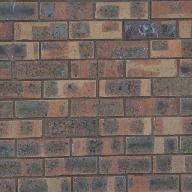
%> input picture 180050038_180050091_203050010_projectImageQuilting/input/synthesis/bricks.jpg, 192 x 192 px
$ octave texture_synthesis.m   (GNU Octave 9; MATLAB toolbox functions it lacks are replaced by stand-ins)
%> lines starting %> are read from the running program, lines starting %| are printed output that depends on the picture; in (x1, y1, x2, y2) boxes, pixels count from 0 and x2, y2 are one past the last pixel; in counts of white or black regions, pixels touching at a corner belong together; the program's own positions count from 1
img = im2double(imread('../input/synthesis/bricks.jpg'));

mag = 2;
width = 50;
overlap = 17;

inp_texture = rgb2gray(img);
[m,n] = size(inp_texture);
%> m = 192; n = 192
m_new = ceil(m*mag/width)*width+overlap;
%> m_new = 417
n_new = ceil(n*mag/width)*width+overlap;
%> n_new = 417
out_texture = zeros(m_new,n_new);
out_img = zeros(m_new,n_new,3);
block_len = width+overlap;

%intialisation
out_texture(1:block_len,1:block_len) = inp_texture(1:block_len,1:block_len);
out_img(1:block_len,1:block_len,:) = img(1:block_len,1:block_len,:);

%for first row
i = 1;
mask = zeros(block_len,block_len);
mask(:,1:overlap)=1;
for j = 2:ceil(n*mag/width)
    new_block = out_texture((i-1)*width+1:(i-1)*width+block_len,(j-1)*width+1:(j-1)*width+block_len);
    sq_input = conv2(inp_texture.*inp_texture,rot90(mask,2),'valid');
    last_part = 2*conv2(inp_texture,rot90(new_block,2),'valid');
    errors = sum(new_block.*new_block,'all')+sq_input-last_part;
    mini = abs(min(errors,[],'all'));
    [x,y] = find(errors <= mini*1.1);
    rand_num = randi([1 length(x)],1);
    updated_block = inp_texture(x(rand_num):x(rand_num)+block_len-1,y(rand_num):y(rand_num)+block_len-1);
    newout_part = img(x(rand_num):x(rand_num)+block_len-1,y(rand_num):y(rand_num)+block_len-1,:);

    e_vals=(new_block-double(updated_block)).^2;
    e_vals=e_vals(:,1:overlap);
    E_vals=zeros(width+overlap,overlap);
    E_vals(1,:)=e_vals(1,:);
    argmins=zeros(width+overlap,overlap);
    path_chosen=zeros(width+overlap,overlap);
    for i1 = 2:block_len
        tempor_1=zeros(3,overlap);
        tempor_1(1,:)=[inf,E_vals(i1-1,1:overlap-1)];
        tempor_1(2,:)=E_vals(i1-1,:);
        tempor_1(3,:)=[E_vals(i1-1,2:overlap),inf];
        tempor_1=tempor_1+e_vals(i1,:);
        [E_vals(i1,:),argmins(i1,:)]=min(tempor_1);
    end

    path_chosen(argmins==2)=0;
    path_chosen(argmins==1)=-1;
    path_chosen(argmins==3)=1;
    bound=zeros(block_len,block_len);
    [useless1,min_index]=min(E_vals(block_len,:));
    bound(block_len,1:min_index)=1;
    for i2=block_len-1:-1:1
        bound(i2,1:min_index+path_chosen(i2+1,min_index))=1;
        min_index=min_index+path_chosen(i2+1,min_index);
    end

    img_bound = repmat(bound,[1 1 3]);
    final_block = new_block.*bound + double(updated_block).*(1-bound);
    out_texture((i-1)*width+1:i*width+overlap,(j-1)*width+1:j*width+overlap) = final_block;
    out_img((i-1)*width+1:i*width+overlap,(j-1)*width+1:j*width+overlap,:) = out_img((i-1)*width+1:i*width+overlap,(j-1)*width+1:j*width+overlap,:).*(img_bound)+double(newout_part).*(1-img_bound);
end
%> this loop made 7 passes
%> (mini, x, y, useless1) on passes 1, 2, 4, 5, 6, 7: (1.14e-13, 1, 51, 0), (3.41e-13, 1, 101, 0), (0, 81, 66, 0), (1.14e-13, 81, 116, 0), (5.16, [5; 5; 5; 5; 102; 102; 44; 44; 44], [65; 66; 67; 68; 73; 74; 78; 79; 80], 0.0547), (3.79, 44, 126, 0.00568)
%> (mini, useless1) on pass 3: (6.89, 0.0708)
%> pass 1, `img_bound = repmat(bound,[1 1 3]);`:
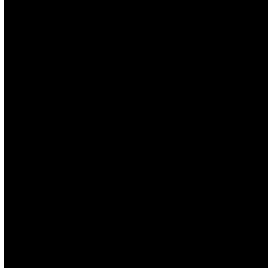
%> img_bound: size 67x67x3 double (shown 4 times larger); values 0 (black) and 1 (white), 1.5% white in thin lines or dots, all inside (x1, y1, x2, y2) = (0, 0, 1, 67)
%> after the loop: bound: size 67x67 double; values 0 (black) and 1 (white), 15.9% white; 1 white region, box (x1, y1, x2, y2) and area: (0, 0, 17, 67) 713
%> after the loop: out_img: size 417x417x3 double; mean R, G, B 0.0738, 0.0645, 0.0597
%> after the loop:
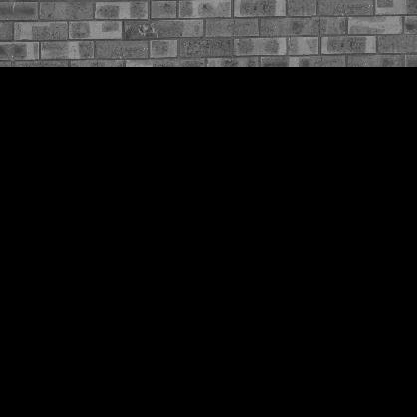
%> out_texture: size 417x417 double; min 0, max 0.667, mean 0.0668
%> after the loop, tempor_1 = 17 columns, first 8: [Inf 0.0103 0.0101 0.0131 0.00996 0.00573 0.00819 0.00869; 0.00989 0.00862 0.0102 0.0111 0.00958 0.00571 0.00816 0.0103; 0.00818 0.00873 0.00823 0.0107 0.00956 0.00568 0.00977 0.0212]

%for first column
j = 1;
mask = zeros(block_len,block_len);
mask(1:overlap,:)=1;
for i = 2:ceil(m*mag/width)
    new_block = out_texture((i-1)*width+1:(i-1)*width+block_len,(j-1)*width+1:(j-1)*width+block_len);
    sq_input = conv2(inp_texture.*inp_texture,rot90(mask,2),'valid');
    last_part = 2*conv2(inp_texture,rot90(new_block,2),'valid');
    errors = sum(new_block.*new_block,'all')+sq_input-last_part;
    mini = abs(min(errors,[],'all'));
    [x,y] = find(errors <= mini*1.1);
    rand_num = randi([1 length(x)],1);
    updated_block = inp_texture(x(rand_num):x(rand_num)+block_len-1,y(rand_num):y(rand_num)+block_len-1);
    newout_part = img(x(rand_num):x(rand_num)+block_len-1,y(rand_num):y(rand_num)+block_len-1,:);

    yes1=(double(updated_block)-new_block).^2;
    %e_vals is the value which stores the square of difference
    %between two overlap patches.
    e_vals=transpose(yes1(1:overlap,:));
    %E_vals stores the min error boundary cut penalty values
    E_vals=zeros(width+overlap,overlap);
    E_vals(1,:)=e_vals(1,:);
    %argmins gives the index that we choose at each point
    %path_chosen consists of information of where to travle from
    %the rpesent pixel i.e either left or right or bottom.
    argmins=zeros(width+overlap,overlap);
    path_chosen=zeros(width+overlap,overlap);
    for i1 = 2:block_len
        tempor_1=zeros(3,overlap);
        tempor_1(1,:)=[inf,e_vals(i1-1,1:overlap-1)];
        tempor_1(2,:)=e_vals(i1-1,:);
        tempor_1(3,:)=[e_vals(i1-1,2:overlap),inf];
        tempor_1=tempor_1+e_vals(i1,:);
        [E_vals(i1,:),argmins(i1,:)]=min(tempor_1);
    end

    path_chosen(argmins==2)=0;
    path_chosen(argmins==1)=-1;
    path_chosen(argmins==3)=1;
    %bound stores information about which pixels belong to the
    %present adding patch.
    bound=zeros(block_len,block_len);
    bound1=zeros(block_len,overlap);
    [useless1,min_index]=min(E_vals(block_len,:));
    bound1(block_len,1:min_index)=1;
    for i2=block_len-1:-1:1
        bound1(i2,1:min_index+path_chosen(i2+1,min_index))=1;
        min_index=min_index+path_chosen(i2+1,min_index);
    end
    bound(1:overlap,:)=transpose(bound1);

    img_bound = repmat(bound,[1 1 3]);
    final_block = new_block.*bound + double(updated_block).*(1-bound);
    out_texture((i-1)*width+1:i*width+overlap,(j-1)*width+1:j*width+overlap) = final_block;
    out_img((i-1)*width+1:i*width+overlap,(j-1)*width+1:j*width+overlap,:) = out_img((i-1)*width+1:i*width+overlap,(j-1)*width+1:j*width+overlap,:).*(img_bound)+double(newout_part).*(1-img_bound);
end
%> this loop made 7 passes
%> (mini, x, y, useless1) on passes 1, 2, 4, 5, 7: (2.84e-13, 51, 1, 0), (1.71e-13, 101, 1, 0), (4.31, [65; 65; 65; 65; 65; 65; 6; 6; 6; 6; 6; 64; 64; 64; 102], [1; 2; 3; 4; 5; 6; 17; 18; 21; 22; 23; 47; 48; 49; 103], 0.000629), (5.12e-13, 114, 47, 0), (4.8, [60; 60; 60; 117; 117; 117; 117; 97; 97; 97; 97; 97; 97], [31; 32; 36; 73; 74; 75; 76; 92; 93; 100; 101; 102; 103], 0.000276)
%> (mini, useless1) on pass 3: (5.78, 6.7e-05)
%> pass 1, `sq_input = conv2(inp_texture.*inp_texture,rot90(mask,2),'valid');`:
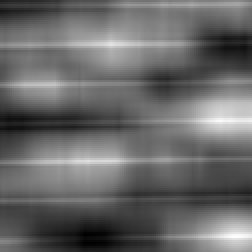
%> sq_input: size 126x126 double (shown 2 times larger); min 158.9, max 270.9, mean 205; drawn with min black and max white
%> pass 1, `newout_part = img(x(rand_num):x(rand_num)+block_len-1,y(rand_num):y(ra..`:
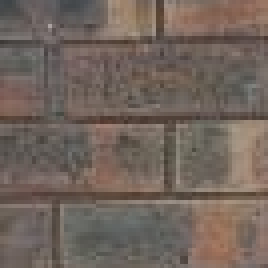
%> newout_part: size 67x67x3 double (shown 4 times larger); mean R, G, B 0.446, 0.394, 0.362
%> after the loop: bound: size 67x67 double; values 0 (black) and 1 (white), 4.1% white; 1 white region, box (x1, y1, x2, y2) and area: (0, 0, 67, 6) 182
%> after the loop: out_img: size 417x417x3 double; mean R, G, B 0.134, 0.117, 0.109
%> after the loop:
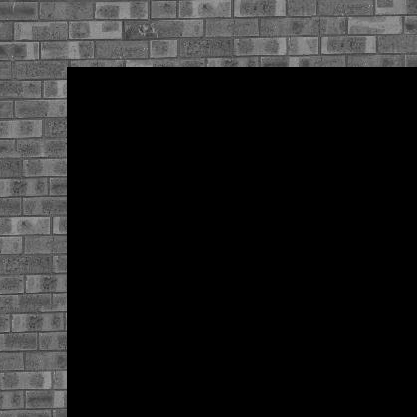
%> out_texture: size 417x417 double; 13.49% of pixels changed, all inside (x1, y1, x2, y2) = (0, 67, 67, 417)
%> after the loop, tempor_1 = 17 columns, first 8: [Inf 0.000276 0.00548 0.00554 0.0226 0.0161 0.0256 0.00506; 0.000331 0.00131 0.00639 0.00913 0.022 0.018 0.0214 0.00253; 0.00136 0.00221 0.00998 0.00856 0.0239 0.0138 0.0189 0.00279]

%remaining image
mask = zeros(block_len,block_len);
mask(1:overlap,:)=1;
mask(:,1:overlap)=1;
for i = 2:ceil(m*mag/width)
    for j = 2:ceil(n*mag/width)
        new_block = out_texture((i-1)*width+1:(i-1)*width+block_len,(j-1)*width+1:(j-1)*width+block_len);
        sq_input = conv2(inp_texture.*inp_texture,rot90(mask,2),'valid');
        last_part = 2*conv2(inp_texture,rot90(new_block,2),'valid');
        errors = sum(new_block.*new_block,'all')+sq_input-last_part;
        mini = abs(min(errors,[],'all'));
        [x,y] = find(errors <= mini*1.1);
        rand_num = randi([1 length(x)],1);
        updated_block = inp_texture(x(rand_num):x(rand_num)+block_len-1,y(rand_num):y(rand_num)+block_len-1);
        newout_part = img(x(rand_num):x(rand_num)+block_len-1,y(rand_num):y(rand_num)+block_len-1,:);

        yes1=(double(updated_block)-new_block).^2;
        e_vals1=yes1(:,1:overlap);
        E_vals1=zeros(block_len,overlap);
        E_vals1(block_len,:)=e_vals1(block_len,:);
        argmins1=zeros(width+overlap,overlap);
        path_chosen1=zeros(width+overlap,overlap);
        for i1 = block_len-1:-1:1
            tempor_1=zeros(3,overlap);
            tempor_1(1,:)=[inf,e_vals1(i1+1,1:overlap-1)];
            tempor_1(2,:)=e_vals1(i1+1,:);
            tempor_1(3,:)=[e_vals1(i1+1,2:overlap),inf];
            tempor_1=tempor_1+e_vals1(i1,:);
            [E_vals1(i1,:),argmins1(i1,:)]=min(tempor_1);
        end

        path_chosen1(argmins1==2)=0;
        path_chosen1(argmins1==1)=-1;
        path_chosen1(argmins1==3)=1;
        e_vals2=transpose(yes1(1:overlap,:));
        E_vals2=zeros(block_len,overlap);
        E_vals2(block_len,:)=e_vals2(block_len,:);
        argmins2=zeros(width+overlap,overlap);
        path_chosen2=zeros(width+overlap,overlap);
        for i1 = block_len-1:-1:1
            tempor_1=zeros(3,overlap);
            tempor_1(1,:)=[inf,e_vals2(i1+1,1:overlap-1)];
            tempor_1(2,:)=e_vals2(i1+1,:);
            tempor_1(3,:)=[e_vals2(i1+1,2:overlap),inf];
            tempor_1=tempor_1+e_vals2(i1,:);
            [E_vals2(i1,:),argmins2(i1,:)]=min(tempor_1);
        end

        path_chosen2(argmins2==2)=0;
        path_chosen2(argmins2==1)=-1;
        path_chosen2(argmins2==3)=1;
        E_vals_com=E_vals1(1:overlap,:)+E_vals2(1:overlap,:);
        [useless1,ind_val]=min(diag(E_vals_com));
        bound=zeros(block_len,block_len);
        bound(1:ind_val,1:ind_val)=1;
        min_index=ind_val;
        for i2=ind_val+1:block_len
            bound(i2,1:min_index+path_chosen1(i2-1,min_index))=1;
            min_index=min_index+path_chosen1(i2-1,min_index);
        end
        min_index=ind_val;
        for i2=ind_val+1:block_len
            bound(1:min_index+path_chosen1(i2-1,min_index),i2)=1;
            min_index=min_index+path_chosen2(i2-1,min_index);
        end

        img_bound = repmat(bound,[1 1 3]);
        final_block = new_block.*bound + double(updated_block).*(1-bound);
        out_texture((i-1)*width+1:i*width+overlap,(j-1)*width+1:j*width+overlap) = final_block;
        out_img((i-1)*width+1:i*width+overlap,(j-1)*width+1:j*width+overlap,:) = out_img((i-1)*width+1:i*width+overlap,(j-1)*width+1:j*width+overlap,:).*(img_bound)+double(newout_part).*(1-img_bound);

    end
end
%> bound: size 67x67 double; values 0 (black) and 1 (white), 33.9% white; 1 white region, box (x1, y1, x2, y2) and area: (0, 0, 67, 67) 1520
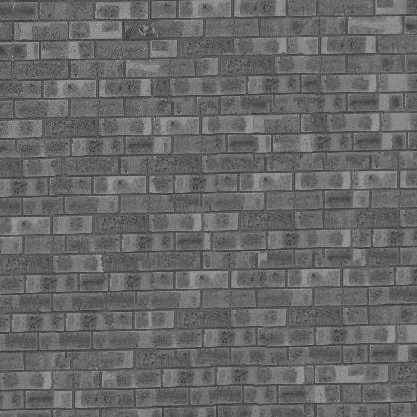
%> out_texture: size 417x417 double; min 0.184, max 0.667, mean 0.408
%> after the loop, tempor_1 = 17 columns, first 8: [Inf 0.0111 0.0127 0.00675 0.00229 0.000999 0.00132 0.00101; 0.00379 0.0125 0.0101 0.00499 0.00259 0.00175 0.00106 0.00242; 0.00522 0.00985 0.00834 0.0053 0.00334 0.00148 0.00248 0.00458]

imshow(img); truesize; figure
final_img = out_img(1:m_new-overlap,1:n_new-overlap,:);
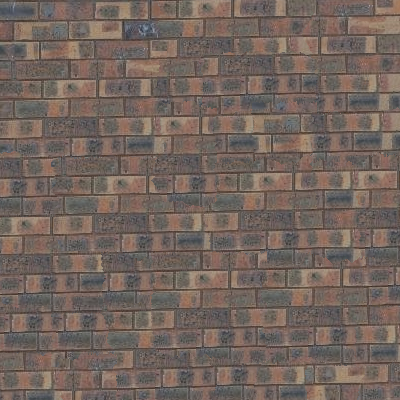
%> final_img: size 400x400x3 double; mean R, G, B 0.451, 0.395, 0.366
imshow(final_img);

$ run again, with 180050038_180050091_203050010_projectImageQuilting/input/synthesis/apples.jpg copied over 180050038_180050091_203050010_projectImageQuilting/input/synthesis/bricks.jpg
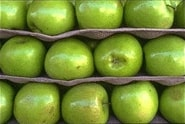
%> input picture 180050038_180050091_203050010_projectImageQuilting/input/synthesis/apples.jpg, 185 x 124 px
%> the loop `for j = 2:ceil(n*mag/width)` made 7 passes
%> (mini, x, y, useless1) on passes 1 to 7: (3.41e-13, 1, 51, 0), (2.27e-13, 1, 101, 0), (9.42, [1; 2; 1; 2; 1; 2], [96; 96; 97; 97; 98; 98], 0.0627), (8.39, [1; 2; 1; 2; 1; 2], [93; 93; 94; 94; 95; 95], 0.102), (10.3, [2; 3; 3], [93; 93; 94], 0.117), (10.35, [3; 4; 4], [93; 93; 94], 0.0986), (11.13, [56; 56; 5; 5], [59; 60; 92; 93], 0.145)
%> after the loop `for j = 2:ceil(n*mag/width)`: tempor_1 = 17 columns, first 8: [Inf 0.306 0.189 0.154 0.164 0.159 0.151 0.15; 0.35 0.214 0.153 0.154 0.167 0.153 0.151 0.15; 0.259 0.179 0.153 0.158 0.162 0.153 0.151 0.151]
%> the loop `for i = 2:ceil(m*mag/width)` made 4 passes
%> (mini, x, y, useless1) on passes 1 to 4: (2.27e-13, 51, 1, 0), (7.23, [11; 12], [64; 64], 0.000234), (9.08, [10; 11; 12; 10; 11], [93; 93; 93; 94; 94], 0.000479), (5.9, 58, 94, 3.72e-05)
%> after the loop `for i = 2:ceil(m*mag/width)`:
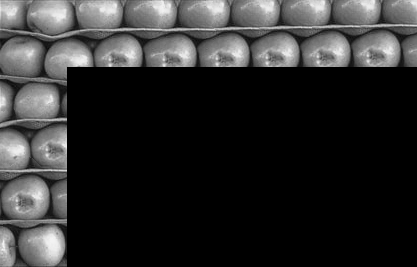
%> out_texture: size 267x417 double; min 0, max 0.961, mean 0.179
%> after the loop `for i = 2:ceil(m*mag/width)`: tempor_1 = 17 columns, first 8: [Inf 0.00274 0.00325 0.00409 0.00144 3.72e-05 0.00118 0.00114; 0.00255 0.000987 0.00321 0.00495 4.83e-05 8.94e-05 0.00213 0.000522; 0.000794 0.000955 0.00408 0.00356 0.000101 0.00104 0.00151 0.000689]
%> after the loop `for i = 2:ceil(m*mag/width)`: tempor_1 = 17 columns, first 8: [Inf 6.51e-05 0.00134 0.00647 0.0157 0.0256 0.043 0.0593; 6.48e-05 0.000495 0.00386 0.0133 0.0187 0.0327 0.0516 0.0662; 0.000494 0.00301 0.0106 0.0163 0.0258 0.0412 0.0584 0.073]
%> `final_img = out_img(1:m_new-overlap,1:n_new-overlap,:);`:
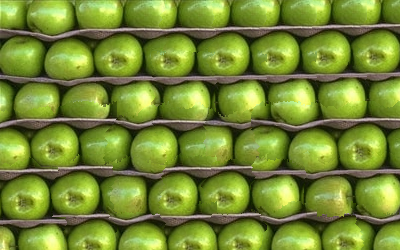
%> final_img: size 250x400x3 double; mean R, G, B 0.458, 0.535, 0.204

$ run again, with 180050038_180050091_203050010_projectImageQuilting/input/synthesis/chocolate.jpg copied over 180050038_180050091_203050010_projectImageQuilting/input/synthesis/bricks.jpg
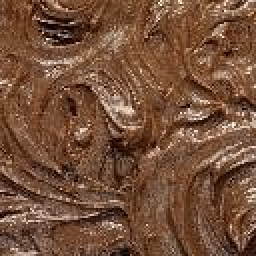
%> input picture 180050038_180050091_203050010_projectImageQuilting/input/synthesis/chocolate.jpg, 128 x 128 px (shown 2 times larger)
%> the loop `for j = 2:ceil(n*mag/width)` made 5 passes
%> (mini, x, y, useless1) on passes 1, 3, 4: (5.68e-14, 1, 51, 0), (24.17, [13; 14; 15; 21; 13; 14; 20; 21; 21; 36; 37; 38; 39], [1; 1; 1; 1; 2; 2; 2; 2; 3; 62; 62; 62; 62], 0.145), (1.14e-13, 21, 51, 0)
%> after the loop `for j = 2:ceil(n*mag/width)`: tempor_1 = 17 columns, first 8: [Inf 0.226 0.186 0.159 0.139 0.173 0.201 0.173; 0.215 0.209 0.155 0.142 0.162 0.197 0.18 0.16; 0.198 0.178 0.139 0.166 0.186 0.176 0.167 0.159]
%> the loop `for i = 2:ceil(m*mag/width)` made 5 passes
%> (mini, useless1) on passes 2, 3, 5: (38.22, 0.000329), (33.84, 0.00122), (26.35, 8.14e-05)
%> after the loop `for i = 2:ceil(m*mag/width)`:
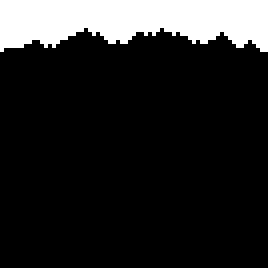
%> bound: size 67x67 double (shown 4 times larger); values 0 (black) and 1 (white), 15% white; 1 white region, box (x1, y1, x2, y2) and area: (0, 0, 67, 13) 672
%> after the loop `for i = 2:ceil(m*mag/width)`: tempor_1 = 17 columns, first 8: [Inf 0.000865 0.0254 0.0265 0.0264 0.0182 0.0146 0.0136; 0.0327 0.00419 0.0441 0.0265 0.0195 0.016 0.00432 0.0213; 0.036 0.0229 0.0441 0.0196 0.0172 0.00566 0.012 0.0792]
%> after the loop `for i = 2:ceil(m*mag/width)`: tempor_1 = 17 columns, first 8: [Inf 0.0202 0.000903 0.0279 0.0351 0.00101 0.00768 0.039; 0.00275 0.0178 0.00456 0.0278 0.0319 0.00802 0.00492 0.0498; 0.000413 0.0215 0.00447 0.0246 0.0389 0.00525 0.0158 0.0377]
%> `final_img = out_img(1:m_new-overlap,1:n_new-overlap,:);`:
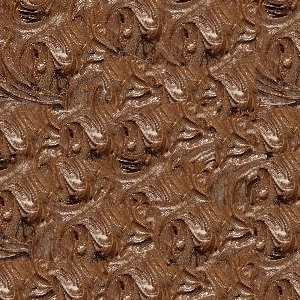
%> final_img: size 300x300x3 double; mean R, G, B 0.477, 0.326, 0.233
